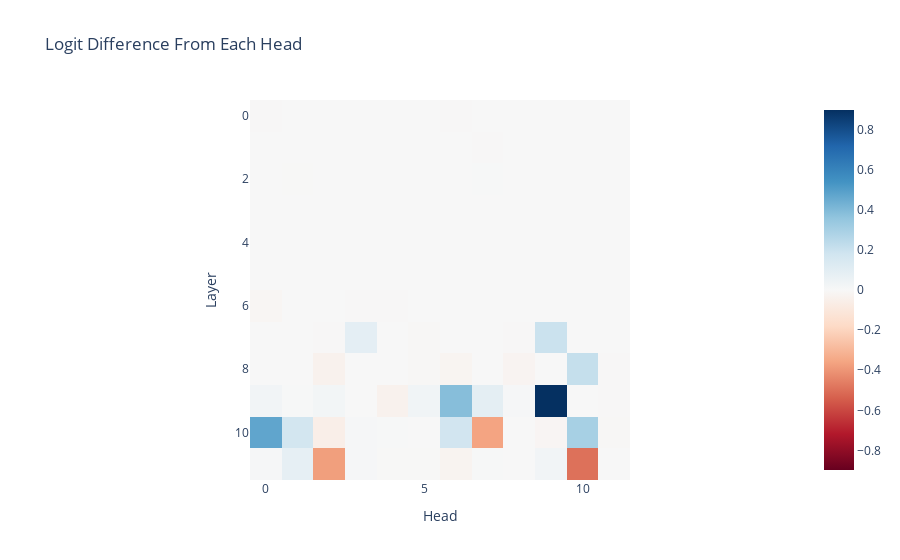

Notebook cell for this chart:
### Markdown cell above
Compared with the logit difference of the original model, these two plots show that most parts of the process is quite the same, although at layer 10 is displays some difference: its logit difference continues to grow(although decreases at 11 remains the same) instead of beginning to decrease.
That suggestst that the difference might happens in layer 10.
Let's make a gif graph of the sliced models.

### Code cell
per_head_residual, labels = cache.stack_head_results(
    layer=-1, pos_slice=-1, return_labels=True
)
per_head_logit_diffs = residual_stack_to_logit_diff(per_head_residual, cache)
per_head_logit_diffs = einops.rearrange(
    per_head_logit_diffs,
    "(layer head_index) -> layer head_index",
    layer=model.cfg.n_layers,
    head_index=model.cfg.n_heads,
)
imshow(
    per_head_logit_diffs,
    labels={"x": "Head", "y": "Layer"},
    title="Logit Difference From Each Head",
)

### Figure 1 — Plotly figure (JSON) as saved in the notebook; plotly's stock layout.template omitted (floating-point values rounded to 4 significant figures; data arrays with more than 128 entries replaced by an {"elided": "..."} marker saying what was removed)
{"data": [{"coloraxis": "coloraxis", "hovertemplate": "Head: %{x}<br>Layer: %{y}<br>color: %{z}<extra></extra>", "name": "0", "type": "heatmap", "xaxis": "x", "yaxis": "y", "z": {"elided": "12x12 float values"}}], "layout": {"coloraxis": {"cmid": 0, "colorscale": [[0, "rgb(103,0,31)"], [0.1, "rgb(178,24,43)"], [0.2, "rgb(214,96,77)"], [0.3, "rgb(244,165,130)"], [0.4, "rgb(253,219,199)"], [0.5, "rgb(247,247,247)"], [0.6, "rgb(209,229,240)"], [0.7, "rgb(146,197,222)"], [0.8, "rgb(67,147,195)"], [0.9, "rgb(33,102,172)"], [1, "rgb(5,48,97)"]]}, "title": {"text": "Logit Difference From Each Head"}, "xaxis": {"anchor": "y", "constrain": "domain", "domain": [0, 1], "scaleanchor": "y", "title": {"text": "Head"}}, "yaxis": {"anchor": "x", "autorange": "reversed", "constrain": "domain", "domain": [0, 1], "title": {"text": "Layer"}}}}
